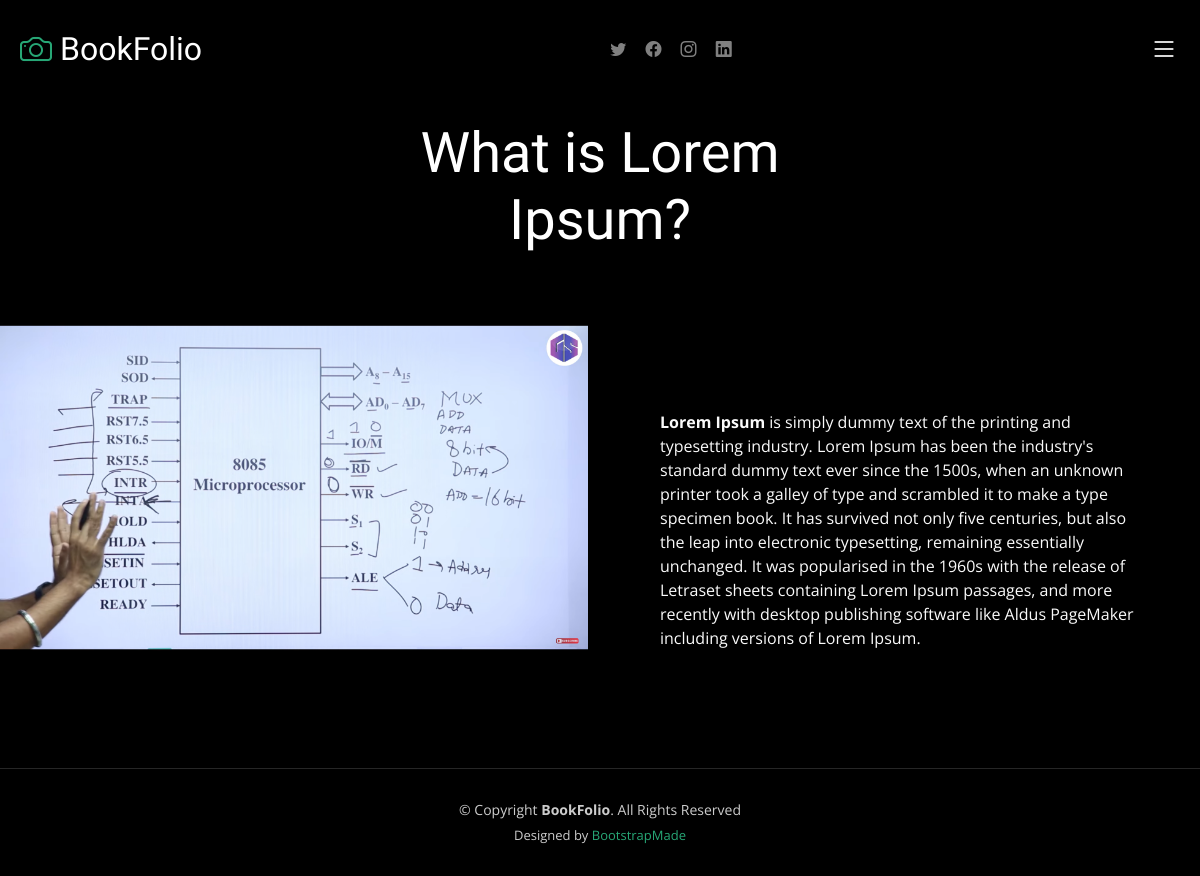
The app's page /newsdetail/what-is-lorem-ipsum with its own data.
### news/models.py (models this page shows)
class News(models.Model):
    news_title = models.CharField(max_length=100)
    news_des = HTMLField()
    news_img = models.FileField( upload_to="news/", max_length=250,null=True,default=None)
    news_slug = AutoSlugField(populate_from='news_title',unique=True,null=True,default=None)

### BookFolio/views.py (the view)
# urls.py: path('newsdetail/<slug>', views.newsDetail),
def newsDetail(request,slug):
    newsDetail = News.objects.get(news_slug=slug)
    data={'newsDetail':newsDetail}
    return render(request,"newsdetail.html",data)

### templates/newsdetail.html
{% extends "base.html" %}
{% block content %}
    <main id="main" data-aos="fade" data-aos-delay="1500">
        <div class="page-header d-flex align-items-center">
            <div class="container position-relative">
                <div class="row d-flex justify-content-center">
                    <div class="col-lg-6 text-center">
                        <h2>{{newsDetail.news_title}}</h2>
                    </div>
                </div>
            </div>
        </div>
        <section id="about" class="about">
            <div class="single-info row">
                {% if newsDetail.news_img != NULL %}
                     <div class="col-6">
                        <img src="/media/{{newsDetail.news_img}}" class = "img-fluid"/>
                {% endif %}
                     </div>
                <div class="col-lg-6 col-md-12">
                <div class=" p-5">
                     {{newsDetail.news_des | safe}}
                </div>
            </div>
        </div>
        </section>
    </main>
</body>
{% endblock  %}

### static/css/main.css (style rules this page uses)
:root { --font-default: "Open Sans", system-ui, -apple-system, "Segoe UI", Roboto, "Helvetica Neue", Arial, "Noto Sans", "Liberation Sans", sans-serif, "Apple Color Emoji", "Segoe UI Emoji", "Segoe UI Symbol", "Noto Color Emoji"; --font-primary: "Inter", sans-serif; --font-secondary: "Cardo", sans-serif; }
:root { --color-default: #fafafa; --color-primary: #27a776; --color-secondary: #161718; }
:root { scroll-behavior: smooth; }
h1, h2, h3, h4, h5, h6 { font-family: var(--font-primary); }
.page-header { padding: 120px 0 60px 0; min-height: 30vh; position: relative; }
.page-header h2 { font-size: 56px; font-weight: 500; color: #fff; font-family: var(--font-secondary); }

### records on screen
News: news_title "What is Lorem Ipsum?", news_img (picture), news_des "Lorem Ipsum is simply dummy text of the printing and typesetting industry. Lorem Ipsum has been the industry's standard dummy text ever since the 1500s, when an unknown printer took a galley of type and scrambled it to make a type specimen book. It has survived not only five centuries, but also the leap into electronic typesetting, remaining essentially unchanged. It was popularised in the 1960s with the release of Letraset sheets containing Lorem Ipsum passages, and more recently with desktop publishing software like Aldus PageMaker including versions of Lorem Ipsum."
